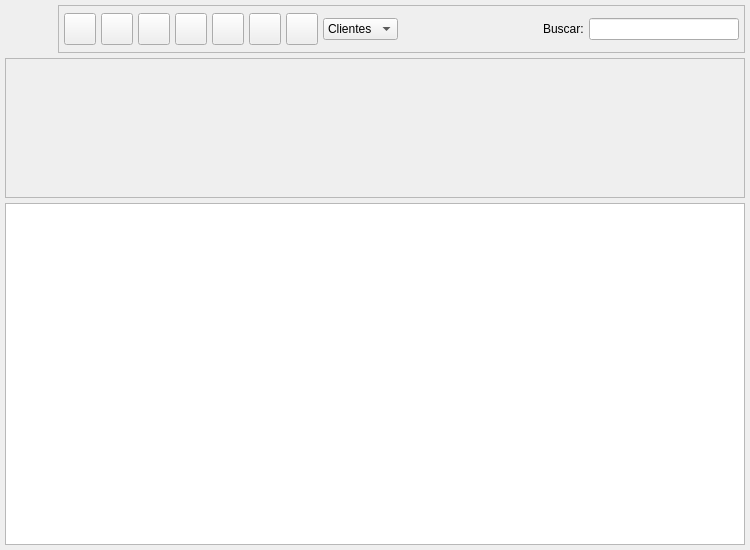
<?xml version="1.0" encoding="UTF-8"?>
<ui version="4.0">
 <author>Tomeu Borras Riera</author>
 <class>SociosListBase</class>
 <widget class="QWidget" name="SociosListBase">
  <property name="enabled">
   <bool>true</bool>
  </property>
  <property name="geometry">
   <rect>
    <x>0</x>
    <y>0</y>
    <width>750</width>
    <height>550</height>
   </rect>
  </property>
  <property name="windowTitle">
   <string>Socios</string>
  </property>
  <property name="windowIcon">
   <iconset resource="../pluginbf_profesor/gestionaula.qrc">
    <normaloff>:/ImgGestionAula/icons/tutor-list.png</normaloff>:/ImgGestionAula/icons/tutor-list.png</iconset>
  </property>
  <layout class="QGridLayout">
   <property name="margin">
    <number>5</number>
   </property>
   <property name="spacing">
    <number>5</number>
   </property>
   <item row="1" column="0">
    <widget class="QFrame" name="m_busqueda">
     <property name="minimumSize">
      <size>
       <width>16</width>
       <height>140</height>
      </size>
     </property>
     <property name="frameShape">
      <enum>QFrame::StyledPanel</enum>
     </property>
     <property name="frameShadow">
      <enum>QFrame::Raised</enum>
     </property>
     <layout class="QGridLayout">
      <property name="margin">
       <number>5</number>
      </property>
      <property name="spacing">
       <number>5</number>
      </property>
      <item row="0" column="0" colspan="2">
       <layout class="QHBoxLayout">
        <property name="spacing">
         <number>5</number>
        </property>
        <property name="margin">
         <number>0</number>
        </property>
        <item>
         <layout class="QVBoxLayout">
          <property name="spacing">
           <number>6</number>
          </property>
          <property name="margin">
           <number>0</number>
          </property>
         </layout>
        </item>
       </layout>
      </item>
     </layout>
    </widget>
   </item>
   <item row="2" column="0">
    <widget class="SociosListSubForm" name="mui_list"/>
   </item>
   <item row="0" column="0">
    <layout class="QHBoxLayout">
     <property name="spacing">
      <number>5</number>
     </property>
     <property name="margin">
      <number>0</number>
     </property>
     <item>
      <widget class="QLabel" name="label">
       <property name="minimumSize">
        <size>
         <width>48</width>
         <height>48</height>
        </size>
       </property>
       <property name="maximumSize">
        <size>
         <width>48</width>
         <height>48</height>
        </size>
       </property>
       <property name="text">
        <string/>
       </property>
       <property name="pixmap">
        <pixmap resource="../pluginbf_profesor/gestionaula.qrc">:/ImgGestionAula/icons/tutor-list.png</pixmap>
       </property>
       <property name="scaledContents">
        <bool>true</bool>
       </property>
      </widget>
     </item>
     <item>
      <widget class="QFrame" name="m_botonera">
       <property name="frameShape">
        <enum>QFrame::StyledPanel</enum>
       </property>
       <property name="frameShadow">
        <enum>QFrame::Raised</enum>
       </property>
       <layout class="QHBoxLayout">
        <property name="spacing">
         <number>5</number>
        </property>
        <property name="margin">
         <number>5</number>
        </property>
        <item>
         <widget class="QToolButton" name="mui_crear">
          <property name="minimumSize">
           <size>
            <width>32</width>
            <height>32</height>
           </size>
          </property>
          <property name="maximumSize">
           <size>
            <width>32</width>
            <height>32</height>
           </size>
          </property>
          <property name="toolTip">
           <string>Nuevo Socio</string>
          </property>
          <property name="whatsThis">
           <string>Nuevo Socio</string>
          </property>
          <property name="text">
           <string/>
          </property>
          <property name="icon">
           <iconset resource="../../../bulmages.qrc">
            <normaloff>:/Images/document-new.png</normaloff>:/Images/document-new.png</iconset>
          </property>
          <property name="iconSize">
           <size>
            <width>32</width>
            <height>32</height>
           </size>
          </property>
          <property name="shortcut">
           <string>Ctrl+N</string>
          </property>
         </widget>
        </item>
        <item>
         <widget class="QToolButton" name="mui_editar">
          <property name="minimumSize">
           <size>
            <width>32</width>
            <height>32</height>
           </size>
          </property>
          <property name="maximumSize">
           <size>
            <width>32</width>
            <height>32</height>
           </size>
          </property>
          <property name="toolTip">
           <string>Editar Socio</string>
          </property>
          <property name="whatsThis">
           <string>Editar Socio</string>
          </property>
          <property name="text">
           <string/>
          </property>
          <property name="icon">
           <iconset resource="../../../bulmages.qrc">
            <normaloff>:/Images/document-open.png</normaloff>:/Images/document-open.png</iconset>
          </property>
          <property name="iconSize">
           <size>
            <width>32</width>
            <height>32</height>
           </size>
          </property>
          <property name="shortcut">
           <string>Ctrl+E</string>
          </property>
         </widget>
        </item>
        <item>
         <widget class="QToolButton" name="mui_borrar">
          <property name="minimumSize">
           <size>
            <width>32</width>
            <height>32</height>
           </size>
          </property>
          <property name="maximumSize">
           <size>
            <width>32</width>
            <height>32</height>
           </size>
          </property>
          <property name="toolTip">
           <string>Borrar Socio</string>
          </property>
          <property name="whatsThis">
           <string>Borrar Socio</string>
          </property>
          <property name="text">
           <string/>
          </property>
          <property name="icon">
           <iconset resource="../../../bulmages.qrc">
            <normaloff>:/Images/edit-delete.png</normaloff>:/Images/edit-delete.png</iconset>
          </property>
          <property name="iconSize">
           <size>
            <width>32</width>
            <height>32</height>
           </size>
          </property>
          <property name="shortcut">
           <string>Ctrl+D</string>
          </property>
         </widget>
        </item>
        <item>
         <widget class="QToolButton" name="mui_imprimir">
          <property name="minimumSize">
           <size>
            <width>32</width>
            <height>32</height>
           </size>
          </property>
          <property name="maximumSize">
           <size>
            <width>32</width>
            <height>32</height>
           </size>
          </property>
          <property name="toolTip">
           <string>Imprimir listado</string>
          </property>
          <property name="whatsThis">
           <string>Imprimir listado</string>
          </property>
          <property name="text">
           <string/>
          </property>
          <property name="icon">
           <iconset resource="../../../bulmages.qrc">
            <normaloff>:/Images/document-print.png</normaloff>:/Images/document-print.png</iconset>
          </property>
          <property name="iconSize">
           <size>
            <width>32</width>
            <height>32</height>
           </size>
          </property>
          <property name="shortcut">
           <string>Ctrl+P</string>
          </property>
         </widget>
        </item>
        <item>
         <widget class="QToolButton" name="mui_filtrar">
          <property name="minimumSize">
           <size>
            <width>32</width>
            <height>32</height>
           </size>
          </property>
          <property name="maximumSize">
           <size>
            <width>32</width>
            <height>32</height>
           </size>
          </property>
          <property name="toolTip">
           <string>Filtrar Socios</string>
          </property>
          <property name="whatsThis">
           <string>Filtrar Socios</string>
          </property>
          <property name="text">
           <string/>
          </property>
          <property name="icon">
           <iconset resource="../../../bulmages.qrc">
            <normaloff>:/Images/edit-find.png</normaloff>:/Images/edit-find.png</iconset>
          </property>
          <property name="iconSize">
           <size>
            <width>32</width>
            <height>32</height>
           </size>
          </property>
          <property name="shortcut">
           <string>Ctrl+F</string>
          </property>
          <property name="checkable">
           <bool>true</bool>
          </property>
         </widget>
        </item>
        <item>
         <widget class="QToolButton" name="mui_configurar">
          <property name="minimumSize">
           <size>
            <width>32</width>
            <height>32</height>
           </size>
          </property>
          <property name="maximumSize">
           <size>
            <width>32</width>
            <height>32</height>
           </size>
          </property>
          <property name="toolTip">
           <string>Configurar listado</string>
          </property>
          <property name="whatsThis">
           <string>Configurar listado</string>
          </property>
          <property name="text">
           <string/>
          </property>
          <property name="icon">
           <iconset resource="../../../bulmages.qrc">
            <normaloff>:/Images/document-properties.png</normaloff>:/Images/document-properties.png</iconset>
          </property>
          <property name="iconSize">
           <size>
            <width>32</width>
            <height>32</height>
           </size>
          </property>
          <property name="shortcut">
           <string>Ctrl+B</string>
          </property>
          <property name="checkable">
           <bool>true</bool>
          </property>
         </widget>
        </item>
        <item>
         <widget class="QToolButton" name="mui_actualizar">
          <property name="minimumSize">
           <size>
            <width>32</width>
            <height>32</height>
           </size>
          </property>
          <property name="maximumSize">
           <size>
            <width>32</width>
            <height>32</height>
           </size>
          </property>
          <property name="toolTip">
           <string>Actualizar listado</string>
          </property>
          <property name="whatsThis">
           <string>Actualizar listado</string>
          </property>
          <property name="text">
           <string/>
          </property>
          <property name="icon">
           <iconset resource="../../../bulmages.qrc">
            <normaloff>:/Images/view-refresh.png</normaloff>:/Images/view-refresh.png</iconset>
          </property>
          <property name="iconSize">
           <size>
            <width>32</width>
            <height>32</height>
           </size>
          </property>
          <property name="shortcut">
           <string>F5</string>
          </property>
         </widget>
        </item>
        <item>
         <widget class="QComboBox" name="mui_sociocliente">
          <item>
           <property name="text">
            <string>Clientes</string>
           </property>
          </item>
          <item>
           <property name="text">
            <string>Socios</string>
           </property>
          </item>
         </widget>
        </item>
        <item>
         <widget class="QFrame" name="mui_plugbotones">
          <property name="sizePolicy">
           <sizepolicy hsizetype="Minimum" vsizetype="Preferred">
            <horstretch>0</horstretch>
            <verstretch>0</verstretch>
           </sizepolicy>
          </property>
          <property name="frameShape">
           <enum>QFrame::NoFrame</enum>
          </property>
          <property name="frameShadow">
           <enum>QFrame::Plain</enum>
          </property>
          <property name="lineWidth">
           <number>0</number>
          </property>
         </widget>
        </item>
        <item>
         <spacer>
          <property name="orientation">
           <enum>Qt::Horizontal</enum>
          </property>
          <property name="sizeHint" stdset="0">
           <size>
            <width>51</width>
            <height>34</height>
           </size>
          </property>
         </spacer>
        </item>
        <item>
         <widget class="QLabel" name="textLabel1">
          <property name="text">
           <string>Buscar:</string>
          </property>
         </widget>
        </item>
        <item>
         <widget class="QLineEdit" name="m_filtro">
          <property name="minimumSize">
           <size>
            <width>150</width>
            <height>0</height>
           </size>
          </property>
         </widget>
        </item>
       </layout>
      </widget>
     </item>
    </layout>
   </item>
  </layout>
 </widget>
 <layoutdefault spacing="3" margin="5"/>
 <customwidgets>
  <customwidget>
   <class>SociosListSubForm</class>
   <extends>QTableWidget</extends>
   <header>sociolist.h</header>
  </customwidget>
 </customwidgets>
 <resources>
  <include location="../../../bulmages.qrc"/>
  <include location="../pluginbf_profesor/gestionaula.qrc"/>
 </resources>
 <connections>
  <connection>
   <sender>mui_filtrar</sender>
   <signal>toggled(bool)</signal>
   <receiver>m_busqueda</receiver>
   <slot>setShown(bool)</slot>
   <hints>
    <hint type="sourcelabel">
     <x>241</x>
     <y>39</y>
    </hint>
    <hint type="destinationlabel">
     <x>228</x>
     <y>69</y>
    </hint>
   </hints>
  </connection>
 </connections>
</ui>
